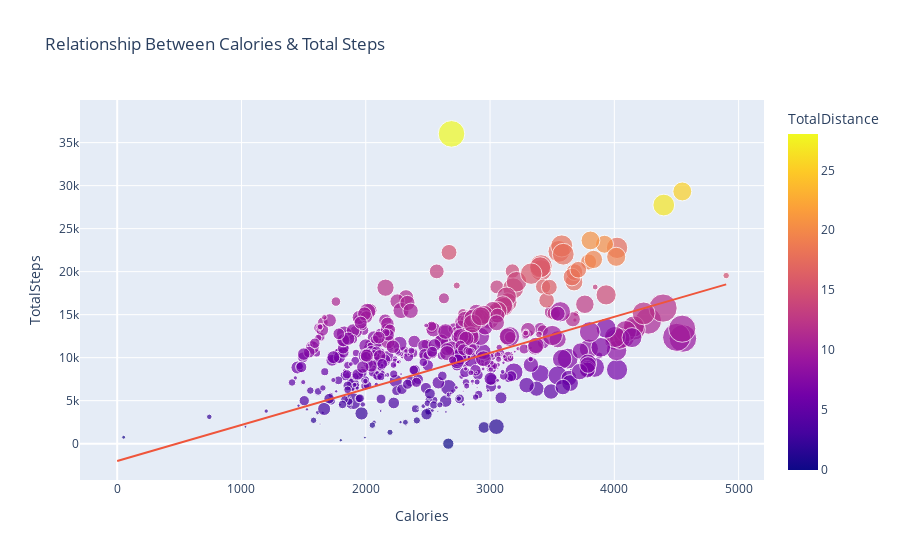

Notebook cell for this chart:
### Markdown cell above
# Visualizations

### Code cell
#What is the correlation between calories burned and total steps walked in a day

figure = px.scatter(data, "Calories", "TotalSteps", "TotalDistance", size = "VeryActiveMinutes", trendline = "ols", title = "Relationship Between Calories & Total Steps")
figure.show()

### Figure 1 — Plotly figure (JSON) as saved in the notebook; plotly's stock layout.template omitted (floating-point values rounded to 4 significant figures; data arrays with more than 128 entries replaced by an {"elided": "..."} marker saying what was removed)
{"data": [{"hovertemplate": "Calories=%{x}<br>TotalSteps=%{y}<br>VeryActiveMinutes=%{marker.size}<br>TotalDistance=%{marker.color}<extra></extra>", "legendgroup": "", "marker": {"color": {"elided": "940 float values"}, "coloraxis": "coloraxis", "size": {"elided": "940 int values"}, "sizemode": "area", "sizeref": 0.525, "symbol": "circle"}, "mode": "markers", "name": "", "orientation": "v", "showlegend": false, "type": "scatter", "x": {"elided": "940 int values"}, "xaxis": "x", "y": {"elided": "940 int values"}, "yaxis": "y"}, {"hovertemplate": "<b>OLS trendline</b><br>TotalSteps = 4.19039 * Calories + -2015.1<br>R<sup>2</sup>=0.349953<br><br>Calories=%{x}<br>TotalSteps=%{y} <b>(trend)</b><extra></extra>", "legendgroup": "", "marker": {"symbol": "circle"}, "mode": "lines", "name": "", "showlegend": false, "type": "scatter", "x": {"elided": "940 int values"}, "xaxis": "x", "y": {"elided": "940 float values"}, "yaxis": "y"}], "layout": {"coloraxis": {"colorbar": {"title": {"text": "TotalDistance"}}, "colorscale": [[0, "#0d0887"], [0.1111, "#46039f"], [0.2222, "#7201a8"], [0.3333, "#9c179e"], [0.4444, "#bd3786"], [0.5556, "#d8576b"], [0.6667, "#ed7953"], [0.7778, "#fb9f3a"], [0.8889, "#fdca26"], [1, "#f0f921"]]}, "legend": {"itemsizing": "constant", "tracegroupgap": 0}, "title": {"text": "Relationship Between Calories & Total Steps"}, "xaxis": {"anchor": "y", "domain": [0, 1], "title": {"text": "Calories"}}, "yaxis": {"anchor": "x", "domain": [0, 1], "title": {"text": "TotalSteps"}}}}
